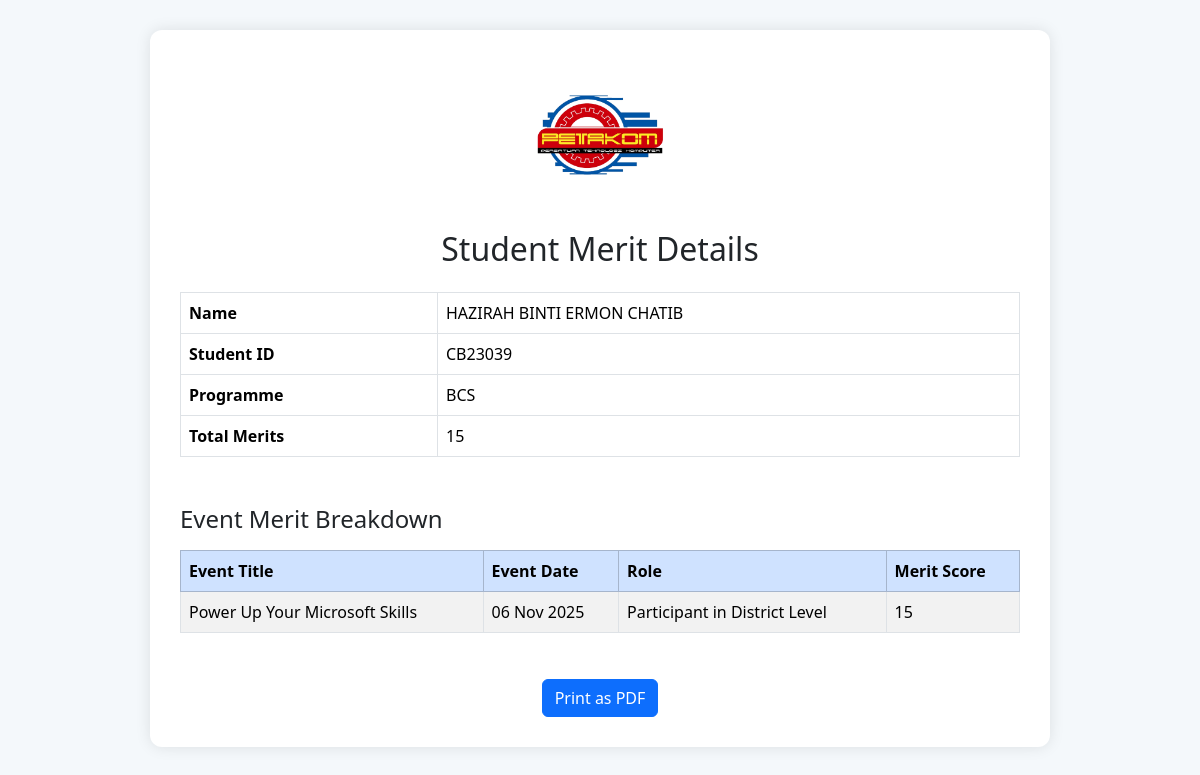
/qr_result.php?sid=CB23039, run on the app's committed database.
### tables this page shows
CREATE TABLE `student` (
  `student_id` varchar(10) NOT NULL,
  `student_program` varchar(50) NOT NULL
);

CREATE TABLE `user` (
  `user_id` varchar(10) NOT NULL,
  `user_password` varchar(50) NOT NULL,
  `user_name` varchar(100) NOT NULL,
  `user_email` varchar(100) NOT NULL,
  `user_phone` varchar(12) NOT NULL,
  `user_role` varchar(30) NOT NULL
);

CREATE TABLE `event` (
  `event_id` varchar(10) NOT NULL,
  `staff_id` varchar(10) NOT NULL,
  `event_title` varchar(50) NOT NULL,
  `event_date` date NOT NULL,
  `event_description` varchar(200) NOT NULL,
  `event_status` varchar(50) NOT NULL,
  `event_qr` blob DEFAULT NULL,
  `event_geolocation` point DEFAULT NULL,
  `event_approval` mediumblob NOT NULL,
  `event_level` varchar(20) NOT NULL,
  `merit_status` varchar(20) NOT NULL
);

CREATE TABLE `merit` (
  `merit_id` varchar(5) NOT NULL,
  `merit_description` varchar(200) NOT NULL,
  `merit_score` int(3) NOT NULL
);

### qr_result.php (the view, shortened to what this page needs)
<?php
$student_id = $_GET['sid'];
$conn = new mysqli("localhost", "root", "", "mypetakom");
$stmt = $conn->prepare("
    SELECT
        s.student_id,
        u.user_name,
        s.student_program,
        SUM(m.merit_score) AS total_merit
    FROM committee c
    JOIN member mb ON c.member_id = mb.member_id
    JOIN student s ON mb.student_id = s.student_id
    JOIN user u ON s.student_id = u.user_id
    JOIN event e ON c.event_id = e.event_id
    JOIN merit m ON m.merit_description = CONCAT(c.committee_role, ' in ', e.event_level, ' Level')
    WHERE e.merit_status = 'Approved' AND s.student_id = ?
    GROUP BY s.student_id
");
$stmt->bind_param("s", $student_id);
$stmt->execute();
$result = $stmt->get_result();
$student = $result->fetch_assoc();
$stmt = $conn->prepare("
    SELECT
        e.event_title,
        e.event_date,
        CONCAT(c.committee_role, ' in ', e.event_level, ' Level') AS role_display,
        m.merit_score
    FROM committee c
    JOIN member mb ON c.member_id = mb.member_id
    JOIN event e ON c.event_id = e.event_id
    JOIN merit m ON m.merit_description = CONCAT(c.committee_role, ' in ', e.event_level, ' Level')
    WHERE e.merit_status = 'Approved' AND mb.student_id = ?
    ORDER BY e.event_title ASC
");
$stmt->bind_param("s", $student_id);
$stmt->execute();
$event_results = $stmt->get_result();
?>
<!DOCTYPE html>
<html lang="en">
<head>
    <link href="https://cdn.jsdelivr.net/npm/bootstrap@5.3.3/dist/css/bootstrap.min.css" rel="stylesheet">
</head>
<body>
    <div class="container container-custom">
        <img src="IMAGES/LogoPetakom.png" alt="Petakom Logo" class="logo">
        <h2 class="text-center mb-4">Student Merit Details</h2>
        <?php if ($student): ?>
            <table class="table table-bordered">
                <tbody>
                    <tr><th scope="row">Name</th><td><?= htmlspecialchars($student['user_name']) ?></td></tr>
                    <tr><th scope="row">Student ID</th><td><?= htmlspecialchars($student['student_id']) ?></td></tr>
                    <tr><th scope="row">Programme</th><td><?= htmlspecialchars($student['student_program']) ?></td></tr>
                    <tr><th scope="row">Total Merits</th><td><?= htmlspecialchars($student['total_merit']) ?></td></tr>
                </tbody>
            </table>
            <h4 class="mt-5">Event Merit Breakdown</h4>
            <table class="table table-striped table-hover table-bordered mt-3">
                <thead class="table-primary">
                    <tr>
                        <th>Event Title</th>
                        <th>Event Date</th>
                        <th>Role</th>
                        <th>Merit Score</th>
                    </tr>
                </thead>
                <tbody>
                    <?php while ($row = $event_results->fetch_assoc()): ?>
                    <tr>
                        <td><?= htmlspecialchars($row['event_title']) ?></td>
                        <td><?= htmlspecialchars(date("d M Y", strtotime($row['event_date']))) ?></td>
                        <td><?= htmlspecialchars($row['role_display']) ?></td>
                        <td><?= htmlspecialchars($row['merit_score']) ?></td>
                    </tr>
                    <?php endwhile; ?>
                </tbody>
            </table>
            <div class="text-center">
                <button onclick="window.print()" class="btn btn-primary print-btn">Print as PDF</button>
            </div>
        <?php else: ?>
            <div class="alert alert-warning text-center">
                No merit information found for this student.
            </div>
        <?php endif; ?>
    </div>
</body>
</html>

### qr_result.php (style rules this page uses)
body { background-color: #f4f8fb; padding: 30px; }
.container-custom { max-width: 900px; margin: auto; background: #ffffff; padding: 30px; border-radius: 12px; box-shadow: 0 0 15px rgba(0,0,0,0.1); }
.logo { display: block; margin: 0 auto 20px; max-width: 150px; }
.print-btn { margin-top: 30px; }

### data on the page
student: student_id.user_name "HAZIRAH BINTI ERMON CHATIB", student_id "CB23039", student_program "BCS"
event: event_title "Power Up Your Microsoft Skills", event_date "06 Nov 2025", role_display "Participant in District Level", merit.merit_score "15"

### other printed values
$student['total_merit'] "15"
